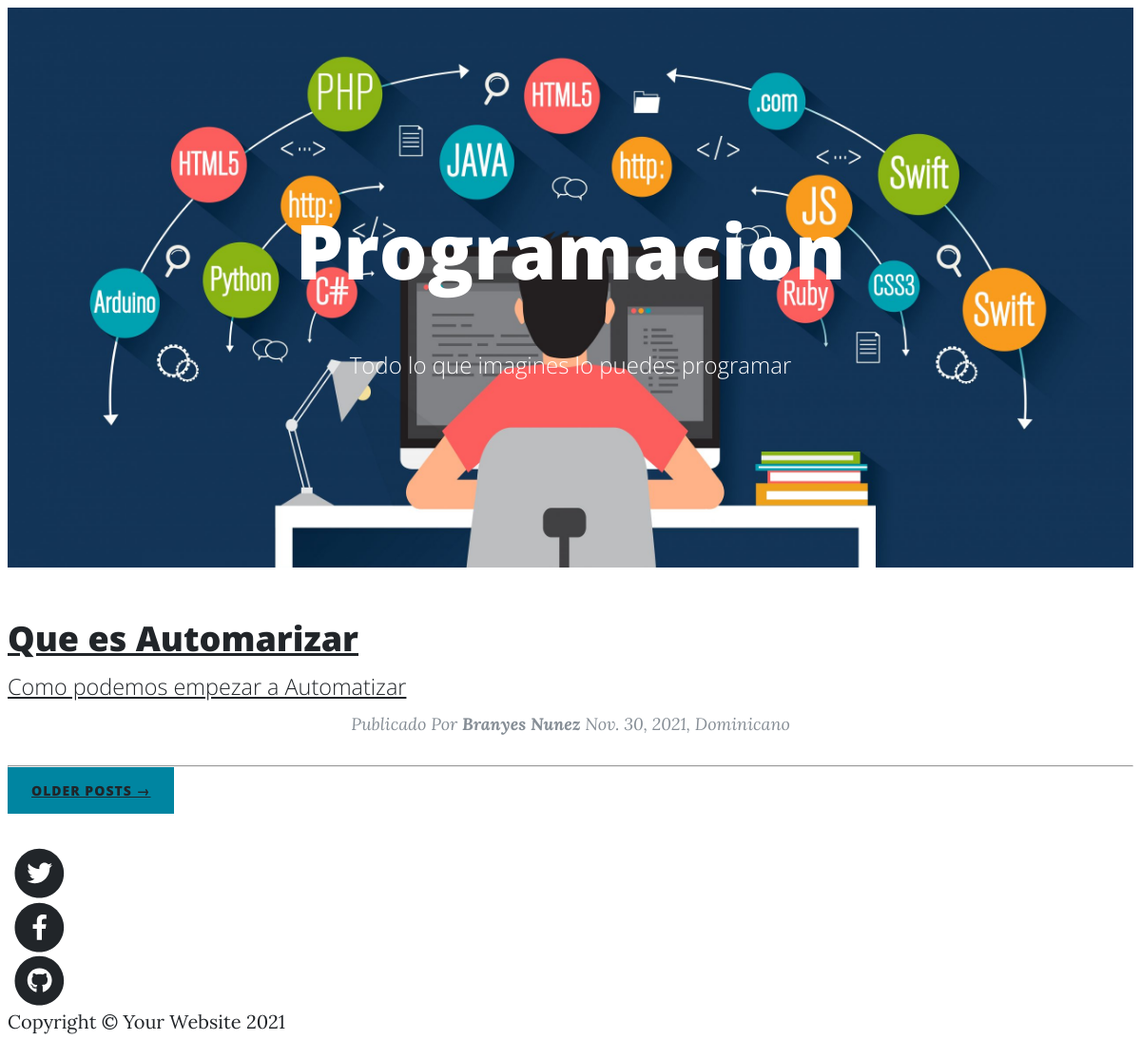
The app's page /pogramacion/ with its own data.
### Blog/models.py (models this page shows, shortened)
class Post(models.Model):
    id = models.AutoField(primary_key=True)
    titulo = models.CharField('Titulo',max_length=100,blank=False, null=False)
    slug = models.CharField('slug',max_length=100, blank=False,null=False)
    descripcion = models.CharField('Descripcion',max_length=100, blank=False, null=False)
    contenido = RichTextField(null=False)
    imagen = models.URLField('Imagen',max_length=300, blank=False, null=False)
    autor = models.ForeignKey(Autor, on_delete= models.CASCADE, related_name='post')
    categoria = models.ForeignKey(Categoria, on_delete= models.CASCADE, related_name='categoria')
    estado = models.BooleanField("Publicado/No Publicado", default=True)
    fecha_creacion = models.DateField("Fecha de Creacion", auto_now=False, auto_now_add=True)
    class Meta:
        verbose_name = 'Post'
        verbose_name_plural = 'Posts'
        db_table = 'Post'

class Autor(models.Model):
    id = models.AutoField(primary_key=True)
    nombres = models.CharField('Nombres del autor',max_length=100, blank=False, null=False)
    apellidos = models.CharField('Apellidos del autor',max_length=100, blank=False, null=False)
    nacionalidad = models.CharField('Nacionalidad del autor',max_length=100, blank=False)
    facebook = models.CharField("Facebook del autor", blank=True, null=True,max_length=100)
    Instagram = models.CharField("Instagram del autor", blank=True, null=True, max_length=100)
    twitter = models.CharField("Twitter del autor", blank=True,null=True,max_length=100)
    web = models.URLField("Web del autor", blank=True, null=True)
    email = models.EmailField("Email del autor", blank=False, null=False)
    estado = models.BooleanField("Autor activo/no Activo",default=True)
    fecha_creacion = models.DateTimeField("Fecha de Cracion", auto_now=False, auto_now_add=True)
    class Meta:
        verbose_name = 'Autor'
        verbose_name_plural = 'Autores'
        db_table = 'Autor'
    def __str__(self):
        return "{0} {1}".format(self.nombres, self.apellidos)

### Blog/views.py (the view)
# urls.py: path('pogramacion/',Programacion,name='programacion'),
def Programacion(request):
    posts = Post.objects.filter(estado=True, categoria=Categoria.objects.get(nombre__iexact ='Programacion'))
    return render(request,'blog/programacion.html',{'posts':posts})

### Blog/Templates/Blog/programacion.html (shortened to what this page needs)
{% extends 'blog/index.html' %}
{% load static %}
{% block main_title %} Programacion {% endblock main_title %}
{% block subtitle %} Todo lo que imagines lo puedes programar  {% endblock subtitle %}
{% block image %} {% static 'assets/img/programacion.jpg'  %} {% endblock image %}

### Blog/Templates/Blog/index.html (shortened to what this page needs)
{% load static %}
<!DOCTYPE html>
<html lang="en">
    <head>
        <link href=" {% static 'css/styles.css'%}" rel="stylesheet" />
    </head>
    <body>
        <nav class="navbar navbar-expand-lg navbar-light" id="mainNav">
            <div class="container px-4 px-lg-5">
                <a class="navbar-brand" href="{%  url 'blog:index'  %}">Developer.DO</a>
                <button class="navbar-toggler" type="button" data-bs-toggle="collapse" data-bs-target="#navbarResponsive" aria-controls="navbarResponsive" aria-expanded="false" aria-label="Toggle navigation">
                </button>
                <div class="collapse navbar-collapse" id="navbarResponsive">
                    <ul class="navbar-nav ms-auto py-4 py-lg-0">
                        <li class="nav-item"><a class="nav-link px-lg-3 py-3 py-lg-4" href="{%  url 'blog:index'  %}">Home</a></li>
                        <li class="nav-item"><a class="nav-link px-lg-3 py-3 py-lg-4" href="{% url 'blog:programacion' %}">Programacion</a></li>
                        <li class="nav-item"><a class="nav-link px-lg-3 py-3 py-lg-4" href="{%  url 'blog:generales' %}">Generales</a></li>
                        <li class="nav-item"><a class="nav-link px-lg-3 py-3 py-lg-4" href="{% url 'blog:Video_Juegos' %}">Video Juegos</a></li>
                        <li class="nav-item"><a class="nav-link px-lg-3 py-3 py-lg-4" href="{% url 'blog:tecnologia' %}">Tecnologia</a></li>
                        <li class="nav-item"><a class="nav-link px-lg-3 py-3 py-lg-4" href="{% url 'blog:tutoriales' %}">Tutoriales</a></li>
                    </ul>
                </div>
            </div>
        </nav>
        <header class="masthead" style="background-image: url({% block image %}{% static 'assets/img/home-bg.jpg' %}{% endblock image %})">
            <div class="container position-relative px-4 px-lg-5">
                <div class="row gx-4 gx-lg-5 justify-content-center">
                    <div class="col-md-10 col-lg-8 col-xl-7">
                        {% if posts_detalle %}
                        <div class="post-heading">
                            <h1>{% block main_title_detail  %} Developer.DO {% endblock main_title_detail %}</h1>
                            <span class="subheading">{% block subtitle_detail %}Tecnologia de Punta a Punta {% endblock subtitle_detail %}</span>
                             <p class="post-meta">
                            Publicado Por
                            <strong>{{ posts_detalle.autor }}</strong>
                        </p>
                        </div>
                        {% else %}
                        <div class="site-heading">
                            <h1>{% block main_title  %} Developer.DO {% endblock main_title %}</h1>
                            <span class="subheading">{% block subtitle %}Tecnologia de Punta a Punta {% endblock subtitle %}</span>
                        </div>
                    </div>
                    {% endif %}
                </div>
            </div>
        </header>
        <div class="container px-4 px-lg-5">
            <div class="row gx-4 gx-lg-5 justify-content-center">
                <div class="col-md-10 col-lg-8 col-xl-7">
                     {% block content %}
                    {% if posts %}
                    {% for post in posts %}
                    <div class="post-preview">
                        <a href="{% url 'blog:detalle' post.slug %}" class="post-preview">
                            <h2 class="post-title">{{  post.titulo }}</h2>
                            <h3 class="post-subtitle">{{  post.descripcion  }}</h3>
                        </a>
                        <p class="post-meta">
                            Publicado Por
                            <strong>{{ post.autor }}</strong>
                            {{ post.fecha_creacion }},
                            {{ post.autor.nacionalidad }}
                        </p>
                    </div>
                    <hr class="my-4" />
                    {% endfor %}
                    {% else %}
                    <h1>! Uhs, No hay Posts ! </h1>
                    {% endif %}
                    {% endblock content %}
                    <div class="d-flex justify-content-end mb-4"><a class="btn btn-primary text-uppercase" href="#!">Older Posts →</a></div>
                </div>
            </div>
        </div>
        <footer class="border-top">
            <div class="container px-4 px-lg-5">
                <div class="row gx-4 gx-lg-5 justify-content-center">
                    <div class="col-md-10 col-lg-8 col-xl-7">
                        <ul class="list-inline text-center">
                            <li class="list-inline-item">
                                <a href="#!">
                                    <span class="fa-stack fa-lg">
                                        <i class="fas fa-circle fa-stack-2x"></i>
                                        <i class="fab fa-twitter fa-stack-1x fa-inverse"></i>
                                    </span>
                                </a>
                            </li>
                            <li class="list-inline-item">
                                <a href="#!">
                                    <span class="fa-stack fa-lg">
                                        <i class="fas fa-circle fa-stack-2x"></i>
                                        <i class="fab fa-facebook-f fa-stack-1x fa-inverse"></i>
                                    </span>
                                </a>
                            </li>
                            <li class="list-inline-item">
                                <a href="#!">
                                    <span class="fa-stack fa-lg">
                                        <i class="fas fa-circle fa-stack-2x"></i>
                                        <i class="fab fa-github fa-stack-1x fa-inverse"></i>
                                    </span>
                                </a>
                            </li>
                        </ul>
                        <div class="small text-center text-muted fst-italic">Copyright &copy; Your Website 2021</div>
                    </div>
                </div>
            </div>
        </footer>
    </body>
</html>

### static/css/styles.css (style rules this page uses)
body { font-size: 20px; color: #212529; font-family: 'Lora', 'Times New Roman', serif; }
p { line-height: 1.5; margin: 30px 0; }
h1, h2, h3, h4, h5, h6 { font-weight: 800; font-family: 'Open Sans', 'Helvetica Neue', Helvetica, Arial, sans-serif; }
a { color: #212529; -webkit-transition: all 0.2s; transition: all 0.2s; }
#mainNav { position: absolute; border-bottom: 1px solid #e9ecef; background-color: white; font-family: 'Open Sans', 'Helvetica Neue', Helvetica, Arial, sans-serif; }
#mainNav .navbar-brand { font-weight: 800; color: #343a40; }
#mainNav .navbar-toggler { font-size: 12px; font-weight: 800; padding: 13px; text-transform: uppercase; color: #343a40; }
#mainNav .navbar-nav > li.nav-item > a { font-size: 12px; font-weight: 800; letter-spacing: 1px; text-transform: uppercase; }
@media only screen and (min-width: 992px) { #mainNav { border-bottom: 1px solid transparent; background: transparent; } }
@media only screen and (min-width: 992px) { #mainNav .navbar-brand { padding: 10px 20px; color: #fff; } }
@media only screen and (min-width: 992px) { #mainNav .navbar-nav > li.nav-item > a { padding: 10px 20px; color: #fff; } }
@media only screen and (min-width: 992px) { #mainNav { -webkit-transition: background-color 0.2s; transition: background-color 0.2s; -webkit-transform: translate3d(0, 0, 0); transform: translate3d(0, 0, 0); -webkit-backface-visibility: hidden; } }
header.masthead { margin-bottom: 50px; background: no-repeat center center; background-color: #868e96; background-attachment: scroll; position: relative; background-size: cover; }
header.masthead .page-heading, header.masthead .post-heading, header.masthead .site-heading { padding: 200px 0 150px; color: white; }
@media only screen and (min-width: 768px) { header.masthead .page-heading, header.masthead .post-heading, header.masthead .site-heading { padding: 200px 0; } }
header.masthead .page-heading, header.masthead .site-heading { text-align: center; }
header.masthead .page-heading h1, header.masthead .site-heading h1 { font-size: 50px; margin-top: 0; }
header.masthead .page-heading .subheading, header.masthead .site-heading .subheading { font-size: 24px; font-weight: 300; line-height: 1.1; display: block; margin: 10px 0 0; font-family: 'Open Sans', 'Helvetica Neue', Helvetica, Arial, sans-serif; }
@media only screen and (min-width: 768px) { header.masthead .page-heading h1, header.masthead .site-heading h1 { font-size: 80px; } }
.post-preview > a { color: #212529; }
.post-preview > a > .post-title { font-size: 30px; margin-top: 30px; margin-bottom: 10px; }
.post-preview > a > .post-subtitle { font-weight: 300; margin: 0 0 10px; }
.post-preview > .post-meta { font-size: 18px; font-style: italic; margin-top: 0; color: #868e96; }
@media only screen and (min-width: 768px) { .post-preview > a > .post-title { font-size: 36px; } }
footer { padding: 50px 0 65px; }
footer .list-inline { margin: 0; padding: 0; }
.btn { font-size: 14px; font-weight: 800; padding: 15px 25px; letter-spacing: 1px; text-transform: uppercase; border-radius: 0; font-family: 'Open Sans', 'Helvetica Neue', Helvetica, Arial, sans-serif; }
.btn-primary { background-color: #0085A1; border-color: #0085A1; }
p { text-align: center; }

### records on screen
Post: titulo "Que es Automarizar", descripcion "Como podemos empezar a Automatizar", autor "Branyes Nunez", fecha_creacion "Nov. 30, 2021", autor.nacionalidad "Dominicano"
